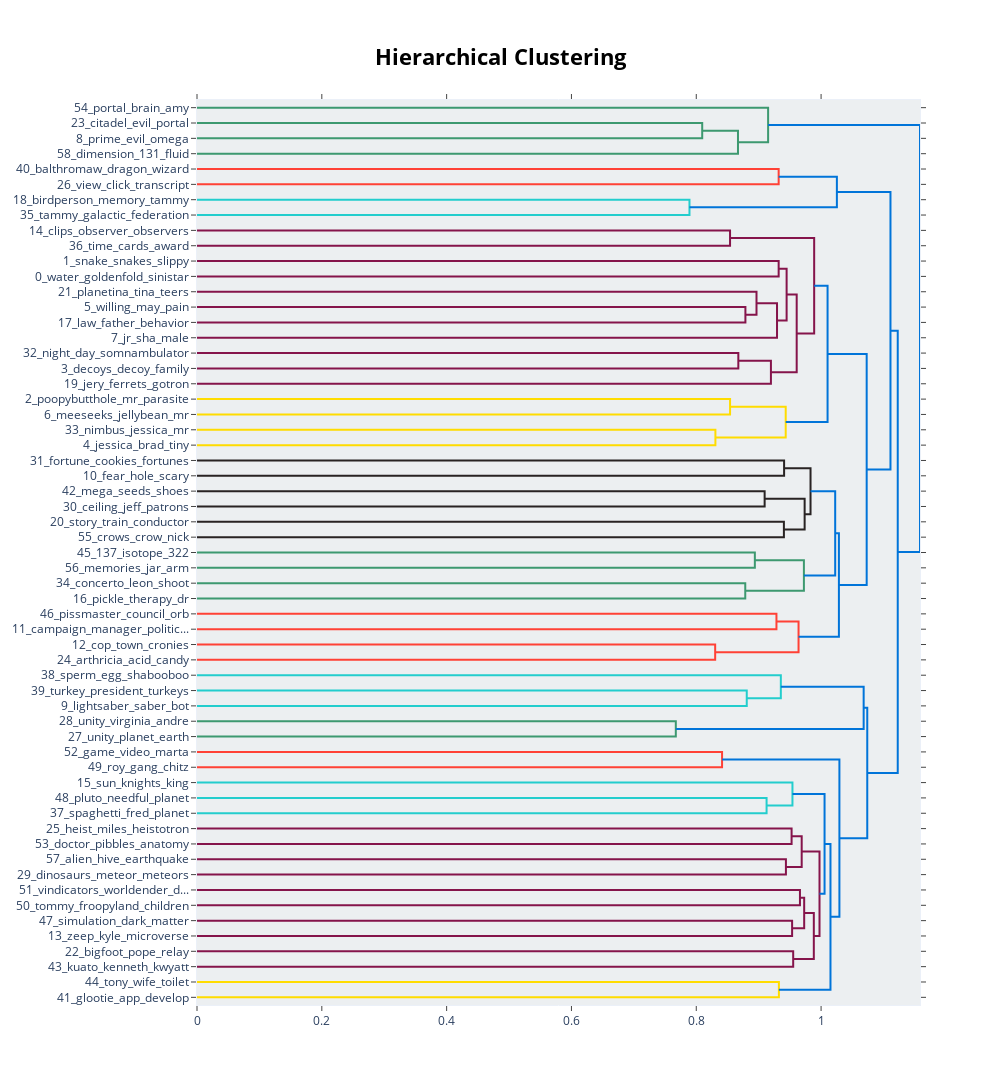

The notebook cell saved with this chart:
### Markdown cell above
## BERTopic (for All)

### Code cell
from bertopic import BERTopic
from sentence_transformers import SentenceTransformer
from hdbscan import HDBSCAN

docs = df["text"]
docs = document_extractor(docs)
# Fetch 20newsgropus dataset

# Embedding model: See [1] for more details 
embedding_model = SentenceTransformer("all-MiniLM-L6-v2")

# Clustering model: See [2] for more details
cluster_model = HDBSCAN(min_cluster_size = 5, 
                        metric = 'euclidean', 
                        cluster_selection_method = 'eom', 
                        prediction_data = True)

# BERTopic model
topic_model = BERTopic(embedding_model = embedding_model,
                       hdbscan_model = cluster_model)

# Fit the model on a corpus
topics, probs = topic_model.fit_transform(docs)

# Visualization examples: See [3] for more details

# Save intertopic distance map as HTML file
topic_model.visualize_topics()

# Save topic-terms barcharts as HTML file
topic_model.visualize_barchart(top_n_topics = 25)

# Save documents projection as HTML file
topic_model.visualize_documents(docs)

# Save topics dendrogram as HTML file
topic_model.visualize_hierarchy()

### Figure 1 — Plotly figure (JSON) as saved in the notebook; plotly's stock layout.template omitted (floating-point values rounded to 4 significant figures)
{"data": [{"hoverinfo": "text", "marker": {"color": "rgb(61,153,112)"}, "mode": "lines", "type": "scatter", "x": [0, 0.8095, 0.8095, 0], "xaxis": "x", "y": [-15, -15, -25, -25], "yaxis": "y"}, {"hoverinfo": "text", "marker": {"color": "rgb(61,153,112)"}, "mode": "lines", "type": "scatter", "x": [0.8095, 0.8668, 0.8668, 0], "xaxis": "x", "y": [-20, -20, -35, -35], "yaxis": "y"}, {"hoverinfo": "text", "marker": {"color": "rgb(61,153,112)"}, "mode": "lines", "type": "scatter", "x": [0, 0.9151, 0.9151, 0.8668], "xaxis": "x", "y": [-5, -5, -27.5, -27.5], "yaxis": "y"}, {"hoverinfo": "text", "marker": {"color": "rgb(255,65,54)"}, "mode": "lines", "type": "scatter", "x": [0, 0.932, 0.932, 0], "xaxis": "x", "y": [-45, -45, -55, -55], "yaxis": "y"}, {"hoverinfo": "text", "marker": {"color": "rgb(35,205,205)"}, "mode": "lines", "type": "scatter", "x": [0, 0.7891, 0.7891, 0], "xaxis": "x", "y": [-65, -65, -75, -75], "yaxis": "y"}, {"hoverinfo": "text", "marker": {"color": "rgb(0,116,217)"}, "mode": "lines", "type": "scatter", "x": [0.932, 1.025, 1.025, 0.7891], "xaxis": "x", "y": [-50, -50, -70, -70], "yaxis": "y"}, {"hoverinfo": "text", "marker": {"color": "rgb(133,20,75)"}, "mode": "lines", "type": "scatter", "x": [0, 0.8541, 0.8541, 0], "xaxis": "x", "y": [-85, -85, -95, -95], "yaxis": "y"}, {"hoverinfo": "text", "marker": {"color": "rgb(133,20,75)"}, "mode": "lines", "type": "scatter", "x": [0, 0.932, 0.932, 0], "xaxis": "x", "y": [-105, -105, -115, -115], "yaxis": "y"}, {"hoverinfo": "text", "marker": {"color": "rgb(133,20,75)"}, "mode": "lines", "type": "scatter", "x": [0, 0.8787, 0.8787, 0], "xaxis": "x", "y": [-135, -135, -145, -145], "yaxis": "y"}, {"hoverinfo": "text", "marker": {"color": "rgb(133,20,75)"}, "mode": "lines", "type": "scatter", "x": [0, 0.8965, 0.8965, 0.8787], "xaxis": "x", "y": [-125, -125, -140, -140], "yaxis": "y"}, {"hoverinfo": "text", "marker": {"color": "rgb(133,20,75)"}, "mode": "lines", "type": "scatter", "x": [0.8965, 0.9294, 0.9294, 0], "xaxis": "x", "y": [-132.5, -132.5, -155, -155], "yaxis": "y"}, {"hoverinfo": "text", "marker": {"color": "rgb(133,20,75)"}, "mode": "lines", "type": "scatter", "x": [0.932, 0.9448, 0.9448, 0.9294], "xaxis": "x", "y": [-110, -110, -143.8, -143.8], "yaxis": "y"}, {"hoverinfo": "text", "marker": {"color": "rgb(133,20,75)"}, "mode": "lines", "type": "scatter", "x": [0, 0.8674, 0.8674, 0], "xaxis": "x", "y": [-165, -165, -175, -175], "yaxis": "y"}, {"hoverinfo": "text", "marker": {"color": "rgb(133,20,75)"}, "mode": "lines", "type": "scatter", "x": [0.8674, 0.9196, 0.9196, 0], "xaxis": "x", "y": [-170, -170, -185, -185], "yaxis": "y"}, {"hoverinfo": "text", "marker": {"color": "rgb(133,20,75)"}, "mode": "lines", "type": "scatter", "x": [0.9448, 0.9609, 0.9609, 0.9196], "xaxis": "x", "y": [-126.9, -126.9, -177.5, -177.5], "yaxis": "y"}, {"hoverinfo": "text", "marker": {"color": "rgb(133,20,75)"}, "mode": "lines", "type": "scatter", "x": [0.8541, 0.9889, 0.9889, 0.9609], "xaxis": "x", "y": [-90, -90, -152.2, -152.2], "yaxis": "y"}, {"hoverinfo": "text", "marker": {"color": "rgb(255,220,0)"}, "mode": "lines", "type": "scatter", "x": [0, 0.8542, 0.8542, 0], "xaxis": "x", "y": [-195, -195, -205, -205], "yaxis": "y"}, {"hoverinfo": "text", "marker": {"color": "rgb(255,220,0)"}, "mode": "lines", "type": "scatter", "x": [0, 0.8307, 0.8307, 0], "xaxis": "x", "y": [-215, -215, -225, -225], "yaxis": "y"}, {"hoverinfo": "text", "marker": {"color": "rgb(255,220,0)"}, "mode": "lines", "type": "scatter", "x": [0.8542, 0.9433, 0.9433, 0.8307], "xaxis": "x", "y": [-200, -200, -220, -220], "yaxis": "y"}, {"hoverinfo": "text", "marker": {"color": "rgb(0,116,217)"}, "mode": "lines", "type": "scatter", "x": [0.9889, 1.01, 1.01, 0.9433], "xaxis": "x", "y": [-121.1, -121.1, -210, -210], "yaxis": "y"}, {"hoverinfo": "text", "marker": {"color": "rgb(40,35,35)"}, "mode": "lines", "type": "scatter", "x": [0, 0.9407, 0.9407, 0], "xaxis": "x", "y": [-235, -235, -245, -245], "yaxis": "y"}, {"hoverinfo": "text", "marker": {"color": "rgb(40,35,35)"}, "mode": "lines", "type": "scatter", "x": [0, 0.9096, 0.9096, 0], "xaxis": "x", "y": [-255, -255, -265, -265], "yaxis": "y"}, {"hoverinfo": "text", "marker": {"color": "rgb(40,35,35)"}, "mode": "lines", "type": "scatter", "x": [0, 0.9404, 0.9404, 0], "xaxis": "x", "y": [-275, -275, -285, -285], "yaxis": "y"}, {"hoverinfo": "text", "marker": {"color": "rgb(40,35,35)"}, "mode": "lines", "type": "scatter", "x": [0.9096, 0.9736, 0.9736, 0.9404], "xaxis": "x", "y": [-260, -260, -280, -280], "yaxis": "y"}, {"hoverinfo": "text", "marker": {"color": "rgb(40,35,35)"}, "mode": "lines", "type": "scatter", "x": [0.9407, 0.9831, 0.9831, 0.9736], "xaxis": "x", "y": [-240, -240, -270, -270], "yaxis": "y"}, {"hoverinfo": "text", "marker": {"color": "rgb(61,153,112)"}, "mode": "lines", "type": "scatter", "x": [0, 0.8939, 0.8939, 0], "xaxis": "x", "y": [-295, -295, -305, -305], "yaxis": "y"}, {"hoverinfo": "text", "marker": {"color": "rgb(61,153,112)"}, "mode": "lines", "type": "scatter", "x": [0, 0.8785, 0.8785, 0], "xaxis": "x", "y": [-315, -315, -325, -325], "yaxis": "y"}, {"hoverinfo": "text", "marker": {"color": "rgb(61,153,112)"}, "mode": "lines", "type": "scatter", "x": [0.8939, 0.9725, 0.9725, 0.8785], "xaxis": "x", "y": [-300, -300, -320, -320], "yaxis": "y"}, {"hoverinfo": "text", "marker": {"color": "rgb(0,116,217)"}, "mode": "lines", "type": "scatter", "x": [0.9831, 1.023, 1.023, 0.9725], "xaxis": "x", "y": [-255, -255, -310, -310], "yaxis": "y"}, {"hoverinfo": "text", "marker": {"color": "rgb(255,65,54)"}, "mode": "lines", "type": "scatter", "x": [0, 0.9285, 0.9285, 0], "xaxis": "x", "y": [-335, -335, -345, -345], "yaxis": "y"}, {"hoverinfo": "text", "marker": {"color": "rgb(255,65,54)"}, "mode": "lines", "type": "scatter", "x": [0, 0.8303, 0.8303, 0], "xaxis": "x", "y": [-355, -355, -365, -365], "yaxis": "y"}, {"hoverinfo": "text", "marker": {"color": "rgb(255,65,54)"}, "mode": "lines", "type": "scatter", "x": [0.9285, 0.9639, 0.9639, 0.8303], "xaxis": "x", "y": [-340, -340, -360, -360], "yaxis": "y"}, {"hoverinfo": "text", "marker": {"color": "rgb(0,116,217)"}, "mode": "lines", "type": "scatter", "x": [1.023, 1.029, 1.029, 0.9639], "xaxis": "x", "y": [-282.5, -282.5, -350, -350], "yaxis": "y"}, {"hoverinfo": "text", "marker": {"color": "rgb(0,116,217)"}, "mode": "lines", "type": "scatter", "x": [1.01, 1.073, 1.073, 1.029], "xaxis": "x", "y": [-165.5, -165.5, -316.2, -316.2], "yaxis": "y"}, {"hoverinfo": "text", "marker": {"color": "rgb(0,116,217)"}, "mode": "lines", "type": "scatter", "x": [1.025, 1.111, 1.111, 1.073], "xaxis": "x", "y": [-60, -60, -240.9, -240.9], "yaxis": "y"}, {"hoverinfo": "text", "marker": {"color": "rgb(35,205,205)"}, "mode": "lines", "type": "scatter", "x": [0, 0.8809, 0.8809, 0], "xaxis": "x", "y": [-385, -385, -395, -395], "yaxis": "y"}, {"hoverinfo": "text", "marker": {"color": "rgb(35,205,205)"}, "mode": "lines", "type": "scatter", "x": [0, 0.9355, 0.9355, 0.8809], "xaxis": "x", "y": [-375, -375, -390, -390], "yaxis": "y"}, {"hoverinfo": "text", "marker": {"color": "rgb(61,153,112)"}, "mode": "lines", "type": "scatter", "x": [0, 0.7672, 0.7672, 0], "xaxis": "x", "y": [-405, -405, -415, -415], "yaxis": "y"}, {"hoverinfo": "text", "marker": {"color": "rgb(0,116,217)"}, "mode": "lines", "type": "scatter", "x": [0.9355, 1.068, 1.068, 0.7672], "xaxis": "x", "y": [-382.5, -382.5, -410, -410], "yaxis": "y"}, {"hoverinfo": "text", "marker": {"color": "rgb(255,65,54)"}, "mode": "lines", "type": "scatter", "x": [0, 0.8413, 0.8413, 0], "xaxis": "x", "y": [-425, -425, -435, -435], "yaxis": "y"}, {"hoverinfo": "text", "marker": {"color": "rgb(35,205,205)"}, "mode": "lines", "type": "scatter", "x": [0, 0.9127, 0.9127, 0], "xaxis": "x", "y": [-455, -455, -465, -465], "yaxis": "y"}, {"hoverinfo": "text", "marker": {"color": "rgb(35,205,205)"}, "mode": "lines", "type": "scatter", "x": [0, 0.9541, 0.9541, 0.9127], "xaxis": "x", "y": [-445, -445, -460, -460], "yaxis": "y"}, {"hoverinfo": "text", "marker": {"color": "rgb(133,20,75)"}, "mode": "lines", "type": "scatter", "x": [0, 0.9527, 0.9527, 0], "xaxis": "x", "y": [-475, -475, -485, -485], "yaxis": "y"}, {"hoverinfo": "text", "marker": {"color": "rgb(133,20,75)"}, "mode": "lines", "type": "scatter", "x": [0, 0.9437, 0.9437, 0], "xaxis": "x", "y": [-495, -495, -505, -505], "yaxis": "y"}, {"hoverinfo": "text", "marker": {"color": "rgb(133,20,75)"}, "mode": "lines", "type": "scatter", "x": [0.9527, 0.9689, 0.9689, 0.9437], "xaxis": "x", "y": [-480, -480, -500, -500], "yaxis": "y"}, {"hoverinfo": "text", "marker": {"color": "rgb(133,20,75)"}, "mode": "lines", "type": "scatter", "x": [0, 0.9661, 0.9661, 0], "xaxis": "x", "y": [-515, -515, -525, -525], "yaxis": "y"}, {"hoverinfo": "text", "marker": {"color": "rgb(133,20,75)"}, "mode": "lines", "type": "scatter", "x": [0, 0.9536, 0.9536, 0], "xaxis": "x", "y": [-535, -535, -545, -545], "yaxis": "y"}, {"hoverinfo": "text", "marker": {"color": "rgb(133,20,75)"}, "mode": "lines", "type": "scatter", "x": [0.9661, 0.9729, 0.9729, 0.9536], "xaxis": "x", "y": [-520, -520, -540, -540], "yaxis": "y"}, {"hoverinfo": "text", "marker": {"color": "rgb(133,20,75)"}, "mode": "lines", "type": "scatter", "x": [0, 0.9553, 0.9553, 0], "xaxis": "x", "y": [-555, -555, -565, -565], "yaxis": "y"}, {"hoverinfo": "text", "marker": {"color": "rgb(133,20,75)"}, "mode": "lines", "type": "scatter", "x": [0.9729, 0.9884, 0.9884, 0.9553], "xaxis": "x", "y": [-530, -530, -560, -560], "yaxis": "y"}, {"hoverinfo": "text", "marker": {"color": "rgb(133,20,75)"}, "mode": "lines", "type": "scatter", "x": [0.9689, 0.9975, 0.9975, 0.9884], "xaxis": "x", "y": [-490, -490, -545, -545], "yaxis": "y"}, {"hoverinfo": "text", "marker": {"color": "rgb(0,116,217)"}, "mode": "lines", "type": "scatter", "x": [0.9541, 1.006, 1.006, 0.9975], "xaxis": "x", "y": [-452.5, -452.5, -517.5, -517.5], "yaxis": "y"}, {"hoverinfo": "text", "marker": {"color": "rgb(255,220,0)"}, "mode": "lines", "type": "scatter", "x": [0, 0.9324, 0.9324, 0], "xaxis": "x", "y": [-575, -575, -585, -585], "yaxis": "y"}, {"hoverinfo": "text", "marker": {"color": "rgb(0,116,217)"}, "mode": "lines", "type": "scatter", "x": [1.006, 1.015, 1.015, 0.9324], "xaxis": "x", "y": [-485, -485, -580, -580], "yaxis": "y"}, {"hoverinfo": "text", "marker": {"color": "rgb(0,116,217)"}, "mode": "lines", "type": "scatter", "x": [0.8413, 1.029, 1.029, 1.015], "xaxis": "x", "y": [-430, -430, -532.5, -532.5], "yaxis": "y"}, {"hoverinfo": "text", "marker": {"color": "rgb(0,116,217)"}, "mode": "lines", "type": "scatter", "x": [1.068, 1.074, 1.074, 1.029], "xaxis": "x", "y": [-396.2, -396.2, -481.2, -481.2], "yaxis": "y"}, {"hoverinfo": "text", "marker": {"color": "rgb(0,116,217)"}, "mode": "lines", "type": "scatter", "x": [1.111, 1.123, 1.123, 1.074], "xaxis": "x", "y": [-150.4, -150.4, -438.8, -438.8], "yaxis": "y"}, {"hoverinfo": "text", "marker": {"color": "rgb(0,116,217)"}, "mode": "lines", "type": "scatter", "x": [0.9151, 1.158, 1.158, 1.123], "xaxis": "x", "y": [-16.25, -16.25, -294.6, -294.6], "yaxis": "y"}], "layout": {"autosize": false, "height": 1085, "hoverlabel": {"bgcolor": "white", "font": {"family": "Rockwell", "size": 16}}, "hovermode": "closest", "plot_bgcolor": "#ECEFF1", "showlegend": false, "title": {"font": {"color": "Black", "size": 22}, "text": "<b>Hierarchical Clustering</b>", "x": 0.5, "xanchor": "center", "yanchor": "top"}, "width": 1000, "xaxis": {"mirror": "allticks", "rangemode": "tozero", "showgrid": false, "showline": true, "showticklabels": true, "ticks": "outside", "type": "linear", "zeroline": false}, "yaxis": {"mirror": "allticks", "range": [-590, 0], "rangemode": "tozero", "showgrid": false, "showline": true, "showticklabels": true, "tickmode": "array", "ticks": "outside", "ticktext": ["54_portal_brain_amy", "23_citadel_evil_portal", "8_prime_evil_omega", "58_dimension_131_fluid", "40_balthromaw_dragon_wizard", "26_view_click_transcript", "18_birdperson_memory_tammy", "35_tammy_galactic_federation", "14_clips_observer_observers", "36_time_cards_award", "1_snake_snakes_slippy", "0_water_goldenfold_sinistar", "21_planetina_tina_teers", "5_willing_may_pain", "17_law_father_behavior", "7_jr_sha_male", "32_night_day_somnambulator", "3_decoys_decoy_family", "19_jery_ferrets_gotron", "2_poopybutthole_mr_parasite", "6_meeseeks_jellybean_mr", "33_nimbus_jessica_mr", "4_jessica_brad_tiny", "31_fortune_cookies_fortunes", "10_fear_hole_scary", "42_mega_seeds_shoes", "30_ceiling_jeff_patrons", "20_story_train_conductor", "55_crows_crow_nick", "45_137_isotope_322", "56_memories_jar_arm", "34_concerto_leon_shoot", "16_pickle_therapy_dr", "46_pissmaster_council_orb", "11_campaign_manager_politic...", "12_cop_town_cronies", "24_arthricia_acid_candy", "38_sperm_egg_shabooboo", "39_turkey_president_turkeys", "9_lightsaber_saber_bot", "28_unity_virginia_andre", "27_unity_planet_earth", "52_game_video_marta", "49_roy_gang_chitz", "15_sun_knights_king", "48_pluto_needful_planet", "37_spaghetti_fred_planet", "25_heist_miles_heistotron", "53_doctor_pibbles_anatomy", "57_alien_hive_earthquake", "29_dinosaurs_meteor_meteors", "51_vindicators_worldender_d...", "50_tommy_froopyland_children", "47_simulation_dark_matter", "13_zeep_kyle_microverse", "22_bigfoot_pope_relay", "43_kuato_kenneth_kwyatt", "44_tony_wife_toilet", "41_glootie_app_develop"], "tickvals": [-5, -15, -25, -35, -45, -55, -65, -75, -85, -95, -105, -115, -125, -135, -145, -155, -165, -175, -185, -195, -205, -215, -225, -235, -245, -255, -265, -275, -285, -295, -305, -315, -325, -335, -345, -355, -365, -375, -385, -395, -405, -415, -425, -435, -445, -455, -465, -475, -485, -495, -505, -515, -525, -535, -545, -555, -565, -575, -585], "type": "linear", "zeroline": false}}}
